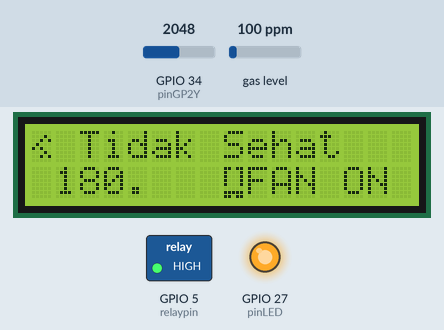
This sketch was run on a simulated ESP32. Parts: 16×2 character LCD, switched loads named in the sketch (green lamp = pin HIGH), output pins drawn as LEDs (lit = HIGH). Inputs (shaded band) come from the test bench; at power-on: GPIO 34 (pinGP2Y) = 2048, gas level 100 ppm. What the sketch prints to the serial monitor is not drawn.

Above: at 4.8 s.
4.9 s: GPIO 34 (pinGP2Y) set to 1533
At 7.0 s:
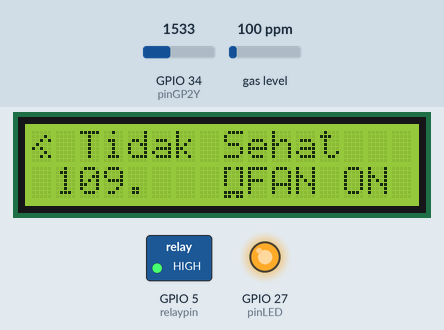
7.8 s: GPIO 34 (pinGP2Y) set to 1393
At 12.0 s:
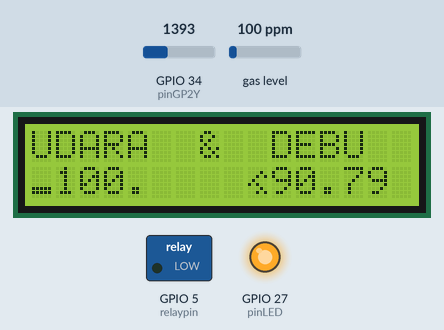
12.8 s: gas level set to 108 ppm
At 14.9 s:
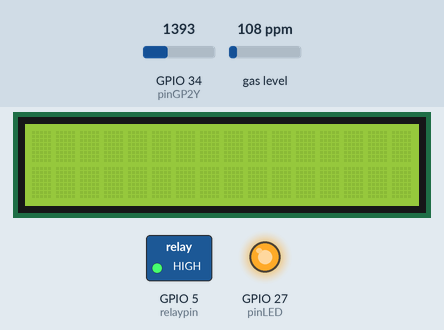
18.6 s: gas level set to 20 ppm
At 24.2 s:
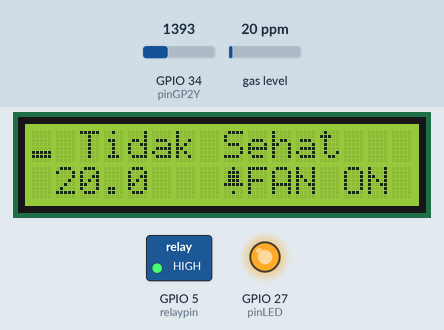
24.4 s: gas level set to 0 ppm
At 29.5 s:
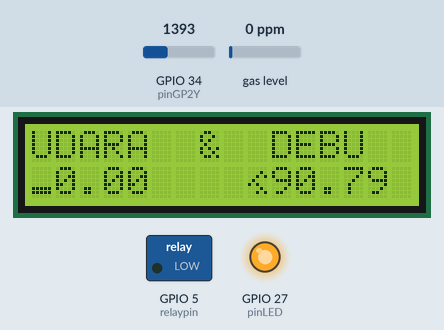
30.1 s: GPIO 34 (pinGP2Y) set to 1228
At 31.0 s:
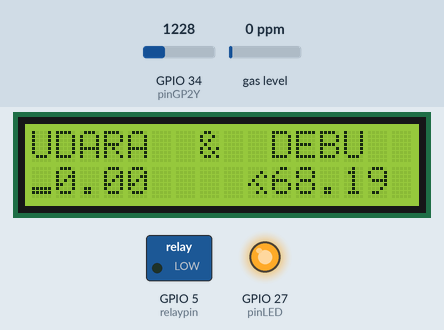
Timing chart, 0 to 33.1 s (numbered marks = the images above; inputs shaded):
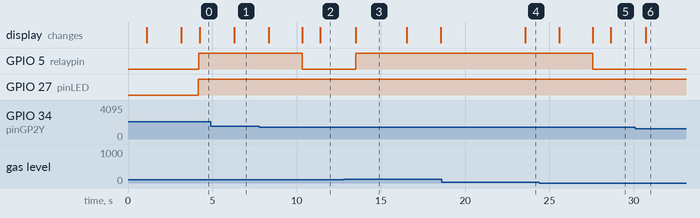

Measured:
- the behaviour switches between 1461 and 1460 on GPIO 34 (pinGP2Y) (found by bisection; images 1 and 2)
- the behaviour switches between 100 and 101 ppm on gas level (found by bisection; images 2 and 3)
- after the input at 4.9 s, the display: changes after 1.4 s (image 1)
- after the input at 7.8 s, GPIO 5 (relaypin): HIGH → LOW after 2.5 s; the display: first changes after 0.55 s (image 2 shows a later state)
- after the input at 12.8 s, GPIO 5 (relaypin): LOW → HIGH after 0.70 s; the display: changes after 0.70 s (image 3)
- after the input at 18.6 s, the display: changes after 5.0 s (image 4)
- after the input at 30.1 s, the display: changes after 0.62 s (image 6)

The sketch:

Paket_Complit.ino
```cpp
//Include the library
#include <MQUnifiedsensor.h>
#include <LiquidCrystal_I2C.h>
#include <Wire.h>

//Definitions
#define placa "ESP-32"
#define Voltage_Resolution 3.3
#define pin 35 //Analog input 0 of your arduino
#define type "MQ-135" //MQ135
#define ADC_Bit_Resolution 12 // For ESP32
#define RatioMQ135CleanAir 3.6//RS / R0 = 3.6 ppm

const int pinGP2Y = 34;
int pinLED = 27;
int samplingTime = 280;
int deltaTime = 40;
int sleepTime = 9680;

//Declare Sensor
MQUnifiedsensor MQ135(placa, Voltage_Resolution, ADC_Bit_Resolution, pin, type);

char jenisgas[6][10] = {"CO","Alcohol","CO2","Toluen","NH4","Aceton"};
float gasA [6] = {605.18 , 77.255 , 110.47 , 44.947 , 102.2 , 34.668};
float gasB [10] = {-3.937 , -3.18 , -2.862 , -3.445 , -2.473 , -3.369};
int CO = 0;

#define relaypin 5

LiquidCrystal_I2C lcd(0x27,16,2);


byte pic_termo[8] = //icon for termometer
{
  B00000,
  B00000,
  B00000,
  B00000,
  B00000,
  B11111,
  B11111,
  B00000
};

byte pic_humd[8] = //icon for water droplet
{
    B00000,
  B00010,
  B00101,
  B01000,
  B10100,
  B00010,
  B00101,
  B00000
};

byte lonceng[8] = {
  B00100,
  B01110,
  B01110,
  B01110,
  B11111,
  B00000,
  B00100,
  B00000
};

byte lonceng1[8] = {
  B11011,
  B10001,
  B10001,
  B10001,
  B10001,
  B00000,
  B11111,
  B11011
};

void setup() {
  //Init the serial port communication - to debug the library
  Serial.begin(115200); //Init serial port
  pinMode(relaypin, OUTPUT);
  pinMode(pinLED,OUTPUT);

  //Set math model to calculate the PPM concentration and the value of constants
  MQ135.setRegressionMethod(1); //_PPM =  a*ratio^b
  MQ135.setA(gasA[CO]); MQ135.setB(gasB[CO]); // Configure the equation to to calculate CO concentration
  /*
    Exponential regression:
  GAS      | a      | b
  CO       | 605.18 | -3.937
  Alcohol  | 77.255 | -3.18
  CO2      | 110.47 | -2.862
  Toluen  | 44.947 | -3.445
  NH4      | 102.2  | -2.473
  Aceton  | 34.668 | -3.369
  */

  /*****************************  MQ Init ********************************************/
  //Remarks: Configure the pin of arduino as input.
  /************************************************************************************/
  MQ135.init();
  /*
    //If the RL value is different from 10K please assign your RL value with the following method:
    MQ135.setRL(10);
  */
  /*****************************  MQ CAlibration ********************************************/
  // Explanation:
   // In this routine the sensor will measure the resistance of the sensor supposedly before being pre-heated
  // and on clean air (Calibration conditions), setting up R0 value.
  // We recomend executing this routine only on setup in laboratory conditions.
  // This routine does not need to be executed on each restart, you can load your R0 value from eeprom.
  // Acknowledgements: https://jayconsystems.com/blog/understanding-a-gas-sensor
  Serial.print("Calibrating please wait.");
  float calcR0 = 0;
  for(int i = 1; i<=10; i ++)
  {
    MQ135.update(); // Update data, the arduino will read the voltage from the analog pin
    calcR0 += MQ135.calibrate(RatioMQ135CleanAir);
    Serial.print(".");
  }
  MQ135.setR0(calcR0/10);
  Serial.println("  done!.");

  if(isinf(calcR0)) {Serial.println("Warning: Conection issue, R0 is infinite (Open circuit detected) please check your wiring and supply"); while(1);}
  if(calcR0 == 0){Serial.println("Warning: Conection issue found, R0 is zero (Analog pin shorts to ground) please check your wiring and supply"); while(1);}
  /*****************************  MQ CAlibration ********************************************/
  MQ135.serialDebug(false);


  lcd.begin();
  lcd.setBacklight(255);
  lcd.setCursor(00,00);
  lcd.print("Kendali Kualitas");
  lcd.setCursor(00,1);
  lcd.print("     Udara ");
  delay(1000);
  lcd.clear();
  lcd.setCursor(00,00);
  lcd.print("Zulfikar Bella A");
  lcd.setCursor(00,1);
  lcd.print("Rosnabila Enggar");
  delay(2000);
  lcd.clear();
  lcd.createChar(1,pic_termo);
  lcd.createChar(2,pic_humd);
  lcd.createChar(3,lonceng);
  lcd.createChar(4,lonceng1);
}

void loop() {
  delay(1000);
  MQ135.update(); // Update data, the arduino will read the voltage from the analog pin
  float Udara = MQ135.readSensor(); // Sensor will read PPM concentration using the model, a and b values set previously or from the setup

  Serial.print(jenisgas[CO]);Serial.print (" : ");Serial.print(Udara);Serial.println(" ppm");
  MQ135.serialDebug(); // Will print the table on the serial port
  MQ135.init();

  digitalWrite(pinLED,LOW); // Turn On the LED
  delayMicroseconds(samplingTime);

  float voMeasured = analogRead(pinGP2Y); // Read the dust value
  delayMicroseconds(deltaTime);

  digitalWrite(pinLED,HIGH); // Turn Off the LED
  delayMicroseconds(sleepTime);

  float calcVoltage = voMeasured * (3.3/4096);
  // linear equation taken from http://www.howmuchsnow.com/arduino/airquality/
  // Chris Nafis (c) 2012
  float dustDensity = (0.17 * calcVoltage - 0.1)*1000;
  if (dustDensity < 0){
    dustDensity = 0;
  }
  Serial.print("Raw signal value (0-4045): "); Serial.print(voMeasured);
  Serial.print(" - Voltage: "); Serial.print(calcVoltage);
  Serial.print(" - Density : "); Serial.println(dustDensity);


  lcd.setCursor (00,00);
  lcd.print("UDARA  &  DEBU");
  lcd.setCursor (00,1);
  lcd.write(1);
  lcd.setCursor (1,1);
  lcd.print(Udara);

  lcd.setCursor (5,1);
  lcd.print("       ");
  lcd.setCursor (14,1);
  lcd.print("  ");

  lcd.setCursor (9,1);
  lcd.write(2);
  lcd.setCursor (10,1);
  lcd.print(dustDensity);

  if (Udara >= 101 ){
    lcd.clear();
    while(1){
      // Menghitung Level AQI berdasarkan nilai ppm CO2
      MQ135.setRegressionMethod(1); //_PPM =  a*ratio^b
      MQ135.setA(605.18); MQ135.setB(-3.937);
      MQ135.update(); // Update data, the arduino will read the voltage from the analog pin
  float DataUdara = MQ135.readSensor(); // Sensor will read PPM concentration using the model, a and b values set previously or from the setup

      digitalWrite(relaypin, HIGH);
      delay(3000);
      lcd.setCursor (00,00);
      lcd.write(1);
      lcd.print(" Tidak Sehat");

      lcd.setCursor (1,1);
      lcd.print(DataUdara);
      lcd.setCursor (5,1);
      lcd.print("      ");
      lcd.setCursor (9,1);
      lcd.print("FAN ON");

      lcd.setCursor (8,1);
      lcd.write(3);
      delay(2000);
      lcd.setCursor (8,1);
      lcd.write(4);
      delay(2000);


      if (DataUdara <= 100) {
        digitalWrite(relaypin, LOW);
        lcd.clear();
        break;
        }
    }
  }

  if (dustDensity >= 101 ){
    lcd.clear();
    while(1){
digitalWrite(relaypin, HIGH);
  digitalWrite(pinLED,LOW); // Turn On the LED
  delayMicroseconds(280);

  float voMeasured = analogRead(pinGP2Y); // Read the dust value
  delayMicroseconds(40);

  digitalWrite(pinLED,HIGH); // Turn Off the LED
  delayMicroseconds(9680);

  float calcVoltage = voMeasured * (3.3/4096);
  // linear equation taken from http://www.howmuchsnow.com/arduino/airquality/
  // Chris Nafis (c) 2012
  float dustDensity = (0.17 * calcVoltage - 0.1)*1000;
  if (dustDensity < 0){
    dustDensity = 0;
  }

      lcd.setCursor (00,00);
      lcd.write(2);
      lcd.print(" Tidak Sehat");
      lcd.setCursor (00,1);

      lcd.setCursor (1,1);
      lcd.print(dustDensity);
      lcd.setCursor (5,1);
      lcd.print("      ");
      lcd.setCursor (9,1);
      lcd.print("FAN ON");

      lcd.setCursor (8,1);
      lcd.write(3);

      lcd.setCursor (8,1);
      lcd.write(4);
      delay(2000);


      if (dustDensity <= 100) {
        digitalWrite(relaypin, LOW);
        lcd.clear();
        break;
        }
    }
  }

}
```
